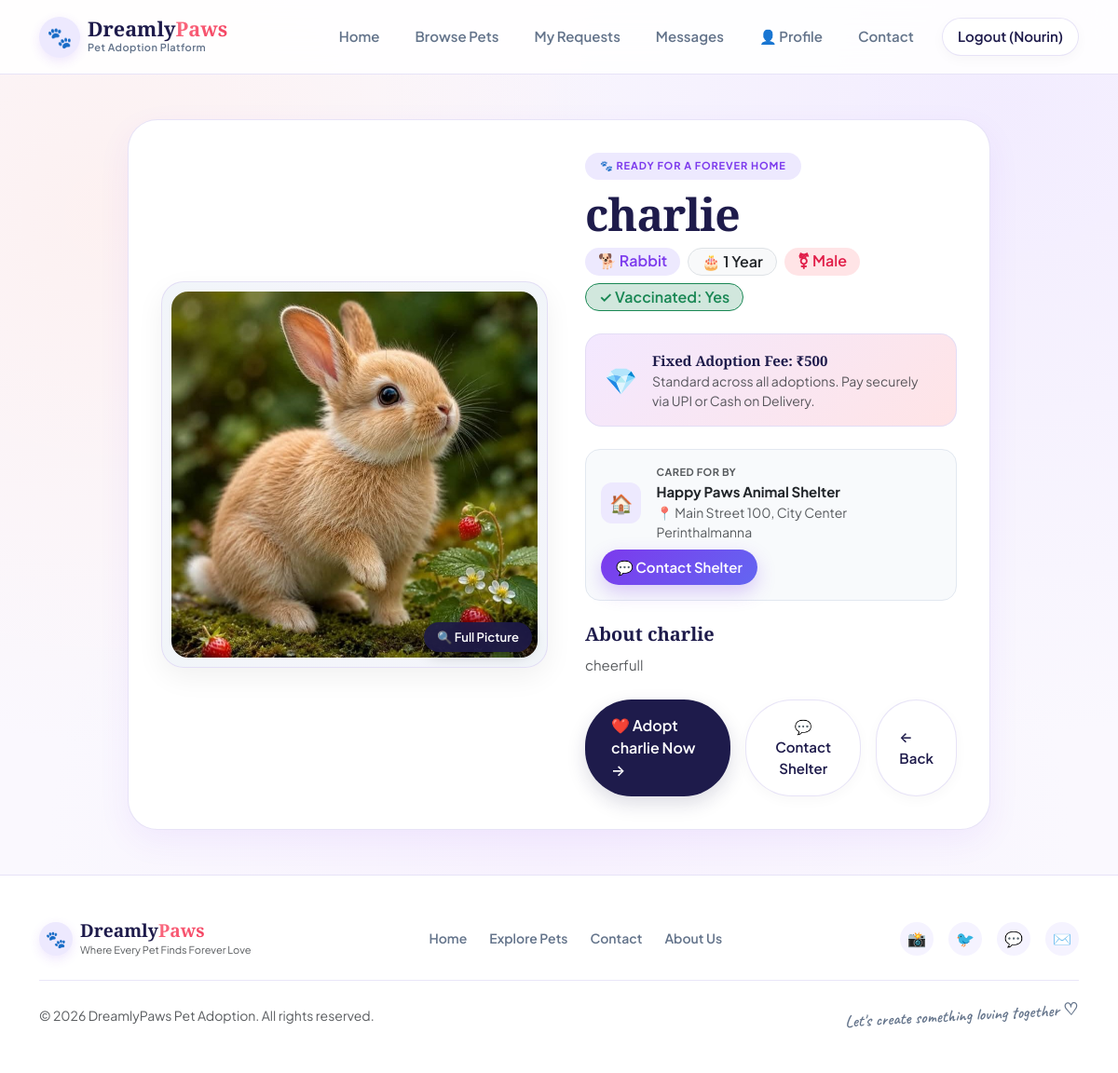
Page /pet_details/281 (signed in) on the committed database.
### tables this page shows
CREATE TABLE pets(
        id INTEGER PRIMARY KEY AUTOINCREMENT,
        name TEXT,
        breed TEXT,
        age TEXT,
        gender TEXT,
        vaccinated TEXT,
        description TEXT,
        image TEXT
    , status TEXT DEFAULT 'Available', shelter_id INTEGER);

CREATE TABLE users(
        id INTEGER PRIMARY KEY AUTOINCREMENT,
        fullname TEXT,
        email TEXT,
        phone TEXT,
        address TEXT,
        password TEXT
    , role TEXT DEFAULT 'Adopter', account_status TEXT DEFAULT 'Pending');

### app.py (the view, shortened to what this page needs)
@app.route('/pet_details/<int:pet_id>')
def pet_details(pet_id):
    if 'user' not in session:
        return redirect(url_for('login'))
    if session.get('role') == "Shelter":
        return redirect(url_for('shelter_dashboard'))
    if session.get('role') == "Admin":
        return redirect(url_for('admin'))
    conn = sqlite3.connect("database.db")
    cursor = conn.cursor()
    cursor.execute("""
        SELECT
            p.id, p.name, p.breed, p.age, p.gender, p.vaccinated, p.description, p.image, p.status, p.shelter_id,
            u.id, u.fullname, u.email, u.phone, u.address
        FROM pets p
        LEFT JOIN users u ON p.shelter_id = u.id
        WHERE p.id = ?
    """, (pet_id,))
    row = cursor.fetchone()
    if not row:
        conn.close()
        return "Pet not found."
    shelter_id = row[9]
    shelter_name = row[11]
    conn.close()
    shelter_info = {
        'id': shelter_id,
        'name': shelter_name or "Verified Shelter Organization",
        'email': row[12] or "",
        'phone': row[13] or "",
        'address': row[14] or ""
    }
    return render_template("pet_details.html", pet=row[:10], shelter=shelter_info)

### templates/pet_details.html (shortened to what this page needs)
<!DOCTYPE html>
<html lang="en">
<head>
    <link href="https://cdn.jsdelivr.net/npm/bootstrap@5.3.3/dist/css/bootstrap.min.css" rel="stylesheet">
    <link rel="stylesheet" href="{{ url_for('static', filename='css/dreamly_theme.css') }}">
</head>
<body>
{% include 'navbar.html' %}
<div class="container py-5">
    <div class="row justify-content-center">
        <div class="col-lg-10">
            <div class="pet-detail-card">
                <div class="row g-4 align-items-center">
                    <div class="col-md-6">
                        <div class="pet-photo-wrapper">
                            <img
                                src="{{ url_for('static', filename='images/' + (pet[7] if pet[7] else 'hero.jpg')) }}"
                                class="pet-detail-img"
                                alt="{{ pet[1] }}"
                                data-bs-toggle="modal"
                                data-bs-target="#fullPetImageModal"
                                title="Click to view full picture in lightbox"
                            >
                            <button
                                type="button"
                                class="view-full-badge border-0"
                                data-bs-toggle="modal"
                                data-bs-target="#fullPetImageModal"
                                title="Click to view full picture in lightbox"
                            >
                                🔍 Full Picture
                            </button>
                        </div>
                    </div>
                    <div class="col-md-6">
                        <div class="ps-md-3">
                            <span class="pill-tag mb-2">
                                🐾 READY FOR A FOREVER HOME
                            </span>
                            <h1 class="display-5 fw-bold mb-2" style="font-family: var(--font-heading); color: var(--dark-navy);">
                                {{ pet[1] }}
                            </h1>
                            <div class="d-flex flex-wrap gap-2 mb-4">
                                <span class="badge bg-purple-subtle fs-6">
                                    🐕 {{ pet[2] }}
                                </span>
                                <span class="badge bg-light text-dark border fs-6">
                                    🎂 {{ pet[3] }}
                                </span>
                                <span class="badge bg-coral-subtle fs-6">
                                    ⚧ {{ pet[4] }}
                                </span>
                                <span class="badge bg-success-subtle text-success border border-success fs-6">
                                    ✓ Vaccinated: {{ pet[5] }}
                                </span>
                            </div>
                            <div class="fee-highlight-box d-flex align-items-center gap-3">
                                <span style="font-size: 28px;">💎</span>
                                <div>
                                    <strong style="font-family: var(--font-heading); font-size: 15px; color: var(--dark-navy);">
                                        Fixed Adoption Fee: ₹500
                                    </strong>
                                    <div class="small text-muted">
                                        Standard across all adoptions. Pay securely via UPI or Cash on Delivery.
                                    </div>
                                </div>
                            </div>
                            <div class="p-3 rounded-4 mb-4" style="background: #f8fafc; border: 1px solid #e2e8f0;">
                                <div class="d-flex align-items-center justify-content-between flex-wrap gap-2">
                                    <div class="d-flex align-items-center gap-3">
                                        <div style="width: 44px; height: 44px; border-radius: 12px; background: #ede9fe; color: #7c3aed; display: flex; align-items: center; justify-content: center; font-size: 20px;">
                                            🏠
                                        </div>
                                        <div>
                                            <span class="text-muted small fw-bold text-uppercase d-block" style="font-size: 11px; letter-spacing: 0.5px;">Cared for by</span>
                                            <strong class="text-dark" style="font-size: 15px;">{{ shelter.name }}</strong>
                                            {% if shelter.address %}
                                            <span class="text-muted small d-block">📍 {{ shelter.address }}</span>
                                            {% endif %}
                                        </div>
                                    </div>
                                    <button type="button" class="btn btn-sm btn-purple-pill px-3 py-2 fw-semibold" data-bs-toggle="modal" data-bs-target="#contactShelterModal">
                                        💬 Contact Shelter
                                    </button>
                                </div>
                            </div>
                            <h5 class="fw-bold mb-2" style="font-family: var(--font-heading);">About {{ pet[1] }}</h5>
                            <p class="text-muted mb-4" style="line-height: 1.7; font-size: 15px;">
                                {{ pet[6] }}
                            </p>
                            <div class="d-flex flex-column flex-sm-row gap-3">
                                <a href="{{ url_for('adoption', pet_id=pet[0]) }}" class="btn-dark-pill justify-content-center flex-grow-1 py-3 fs-6">
                                    ❤️ Adopt {{ pet[1] }} Now →
                                </a>
                                <button type="button" class="btn btn-outline-pill justify-content-center py-3 px-4 fw-semibold" data-bs-toggle="modal" data-bs-target="#contactShelterModal">
                                    💬 Contact Shelter
                                </button>
                                <a href="{{ url_for('pets') }}" class="btn-outline-pill justify-content-center py-3">
                                    ← Back
                                </a>
                            </div>
                        </div>
                    </div>
                </div>
            </div>
        </div>
    </div>
</div>
{% include 'footer.html' %}
</body>
</html>

### static/css/dreamly_theme.css (style rules this page uses)
:root { --font-heading: 'Playfair Display', Georgia, 'Times New Roman', serif; --font-body: 'Plus Jakarta Sans', -apple-system, BlinkMacSystemFont, 'Segoe UI', Roboto, sans-serif; --font-hand: 'Caveat', cursive; --bg-base: #FAF8FE; --bg-surface: #FFFFFF; --bg-mesh: radial-gradient(circle at 10% 20%, rgba(255, 235, 230, 0.55) 0%, transparent 40%), radial-gradient(circle at 90% 10%, rgba(238, 230, 255, 0.65) 0%, transparent 45%), radial-gradient(circle at 50% 80%, rgba(243, 232, 255, 0.45) 0%, transparent 50%), #FAF8FE; --purple-primary: #7C3AED; --purple-hover: #6D28D9; --purple-soft: #EDE9FE; --purple-light: #F5F3FF; --purple-gradient: linear-gradient(135deg, #7C3AED 0%, #6366F1 100%); --coral-primary: #FB7185; --coral-soft: #FFE4E6; --coral-gradient: linear-gradient(135deg, #FB7185 0%, #F43F5E 100%); --dark-navy: #1E1B4B; --dark-navy-hover: #0F172A; --text-main: #1E1B4B; --text-muted: #64748B; --text-light: #94A3B8; --border-subtle: rgba(226, 220, 246, 0.8); --card-shadow: 0 12px 35px rgba(124, 58, 237, 0.07); --card-shadow-hover: 0 18px 45px rgba(124, 58, 237, 0.12); --radius-pill: 50px; --radius-card: 24px; --radius-sm: 14px; }
body { font-family: var(--font-body); background: var(--bg-mesh); color: var(--text-main); margin: 0; padding: 0; min-height: 100vh; display: flex; flex-direction: column; -webkit-font-smoothing: antialiased; }
h1, h2, h3, h4, .display-1, .display-2, .display-3, .display-4, .display-5, .display-6, .section-title h2, .dashboard-title, .page-title { font-family: var(--font-heading); color: var(--text-main); letter-spacing: -0.02em; font-weight: 700; }
.pill-tag { display: inline-block; background: var(--purple-soft); color: var(--purple-primary); padding: 6px 16px; border-radius: var(--radius-pill); font-size: 11px; font-weight: 700; letter-spacing: 0.08em; text-transform: uppercase; margin-bottom: 16px; }
.btn-dark-pill { background: var(--dark-navy); color: #ffffff !important; border: none; border-radius: var(--radius-pill); padding: 12px 28px; font-weight: 600; font-size: 15px; display: inline-flex; align-items: center; gap: 8px; transition: all 0.25s cubic-bezier(0.16, 1, 0.3, 1); box-shadow: 0 8px 20px rgba(30, 27, 75, 0.15); text-decoration: none; }
.btn-purple-pill { background: var(--purple-gradient); color: #ffffff !important; border: none; border-radius: var(--radius-pill); padding: 12px 28px; font-weight: 600; font-size: 15px; display: inline-flex; align-items: center; gap: 8px; transition: all 0.25s cubic-bezier(0.16, 1, 0.3, 1); box-shadow: 0 8px 20px rgba(124, 58, 237, 0.25); text-decoration: none; }
.btn-outline-pill { background: #ffffff; color: var(--text-main) !important; border: 1px solid var(--border-subtle); border-radius: var(--radius-pill); padding: 11px 24px; font-weight: 600; font-size: 15px; display: inline-flex; align-items: center; gap: 8px; transition: all 0.25s ease; box-shadow: 0 4px 14px rgba(0, 0, 0, 0.03); text-decoration: none; }
.badge { padding: 6px 14px; border-radius: var(--radius-pill); font-weight: 600; font-size: 12px; }
.bg-purple-subtle { background-color: var(--purple-soft) !important; color: var(--purple-primary) !important; }
.bg-coral-subtle { background-color: var(--coral-soft) !important; color: #E11D48 !important; }

### rows in the picture
pets: image (picture), name "charlie", breed "Rabbit", age "1 Year", gender "Male", vaccinated "Yes", description "cheerfull"
users: name "Happy Paws Animal Shelter", address "Main Street 100, City Center Perinthalmanna"

### other values in the picture
{{ session.get('user', '') }} "Nourin"
